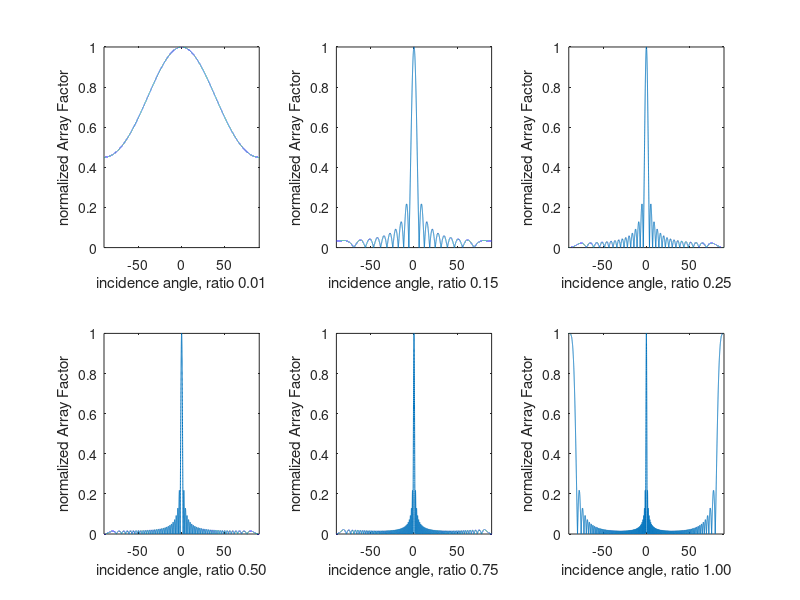
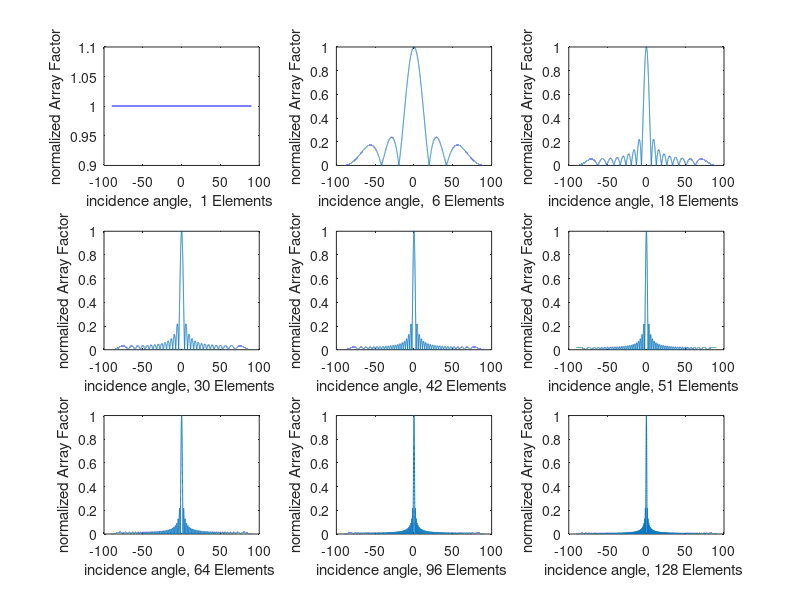
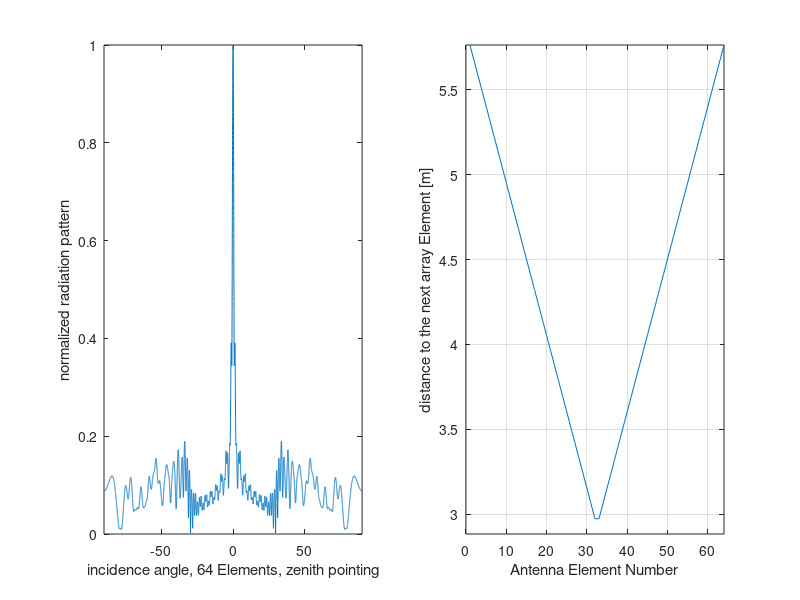

Write the MATLAB code that produced these figures, in order.
clear all; clc; 


% number of linear lined up isotropic antennas
% composite main antenna in vertical direction
N = 64;

% frequency in Hz
f = 52e6;

% wavelength in m
c = 299792458; % speed of light in m/s
lambda = c/f; 

% scanning angle in degrees, 0 is zenith
delta = -90:.01:90;


%% Varying Antenna Spacing
% distance to wavelength ratio (used in AF later on)
dl_ratio = [0.01 0.15 0.25 0.5 0.75 1];

figure
for i=1:6
    % calculate distance from distance/wavelength ratio (each antenna is fed uniformly)
    d(i) = dl_ratio(i) * lambda;
    % Antenna Factor, derivated on whiteboard
    AF = (abs(sin(N * pi * d(i) * sind(delta) / lambda) ./ sin(pi * d(i) * sind(delta) / lambda)))/N;
    subplot(2,3,i)
    plot(delta,AF)
    axis([-90 90 0 1])
    xlabel(sprintf('incidence angle, ratio %2.2f',dl_ratio(i)))
    ylabel('normalized Array Factor')
end

% max spacing to prevent grating lobes
dX = lambda / (1+sind(90));


%% Number of Antenna Elements
idealRatio = 0.5;
N = [1 6 18 30 42 51 64 96 128];

figure
for i=1:9
    % Antenna Factor, derivated on whiteboard
    AF = (abs(sin(N(i) * pi * idealRatio * sind(delta)) ./ sin(pi * idealRatio * sind(delta)))/N(i));
    subplot(3,3,i)
    plot(delta,AF)
%     axis([-90 90 0 1])
    xlabel(sprintf('incidence angle, %2.0f Elements ',N(i)))
    ylabel('normalized Array Factor')
end


%% Spatial Weighting
% Antenna Elements
N = 64;
% ideal spacing
ideal_d = idealRatio * lambda;
% Using inverse triangular function to increase distance between elements
for i=(N/2):N
    m = 2/N;
    weight = m * (i - N/2) + 1;
    d(i) = weight * ideal_d;
    d(N - i+1) = d(i);
end

% calculating complete radiation pattern, isotropic radiation
E0 = 1;
E = 0;
phase_n = 0;    % zenith angle pointing
for i=1:N
    E = E + E0*exp(complex(0, (2*pi*d(i) * (i-1) * sind(delta)/lambda + phase_n)));
end

figure
subplot(1,2,1)
plot(delta,abs(E)/N);
axis([-90 90 0 1])
xlabel('incidence angle, 64 Elements, zenith pointing');
ylabel('normalized radiation pattern');
subplot(1,2,2)
antennaNum = [1:1:64];
plot(antennaNum,d);
grid on;
axis([0 N ideal_d max(d)])
xlabel('Antenna Element Number');
ylabel('distance to the next array Element [m]');

